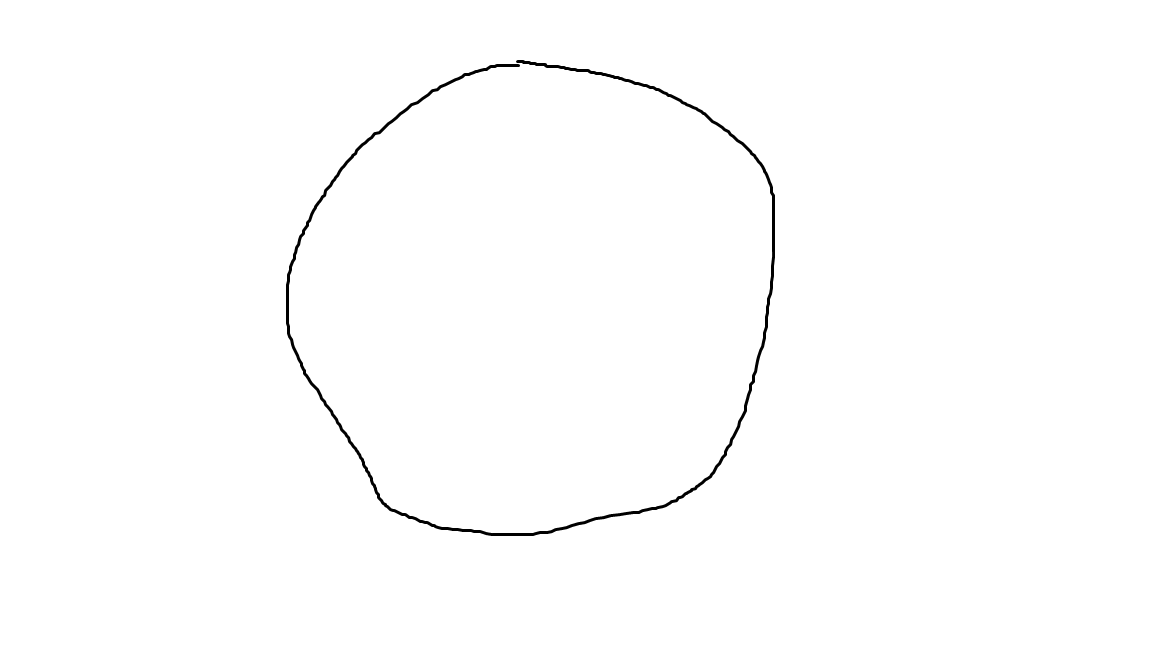
#> input picture paddle_study/work/example_0.png, 1152 x 648 px, found by its file name
$ python read_image.py   (older library calls are emulated)
#> lines starting #> are read from the running program, lines starting #| are printed output that depends on the picture
#导入图像读取第三方库
import matplotlib.image as mpimg
import matplotlib.pyplot as plt
import cv2
import numpy as np
from PIL import Image

# 读取图像
img1 = cv2.imread('./work/example_0.png')
#> img1 is the input picture: shape (648, 1152, 3); min 0, max 255, mean 253.4
example = mpimg.imread('./work/example_0.png')
#> example: shape (648, 1152, 3) float32; min 0, max 1, mean 0.994
# 显示图像
plt.imshow(example)
plt.show()
im = Image.open('./work/example_0.png').convert('L')
print(np.array(im).shape)
#| (648, 1152)
im = im.resize((28, 28), Image.ANTIALIAS)
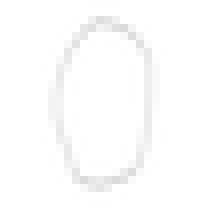
#> im: PIL image 28x28 L (shown 8 times larger); min 219, max 255, mean 253
plt.imshow(im)
plt.show()
print(np.array(im).shape)
#| (28, 28)
